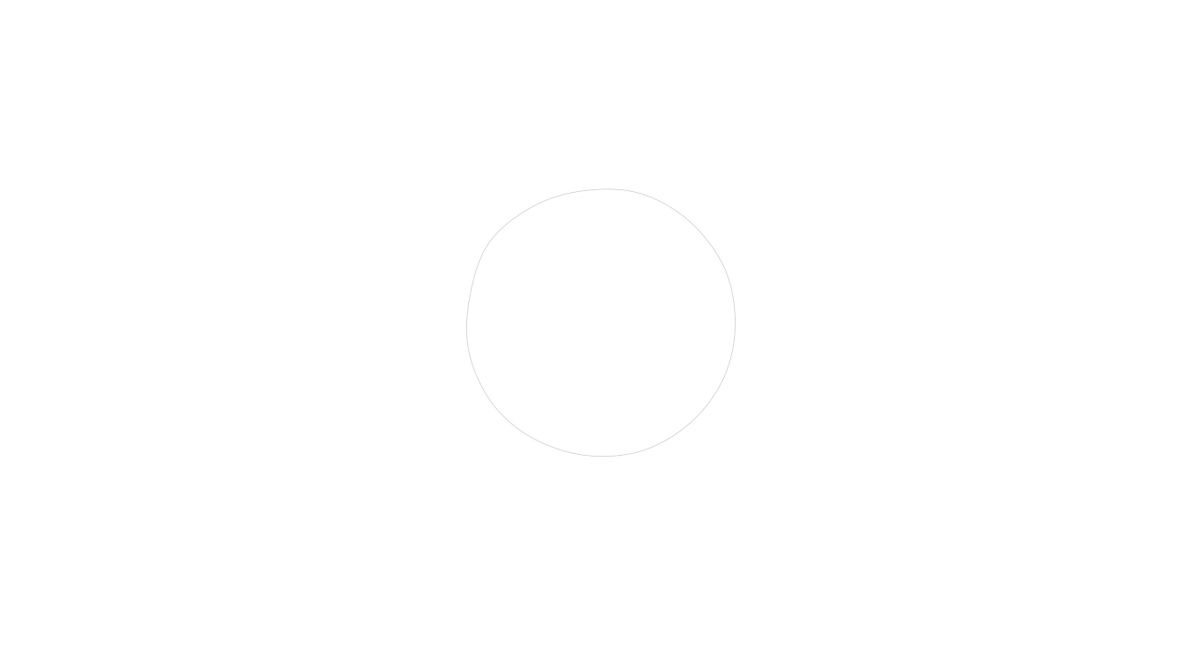
Frame 1 (no input)
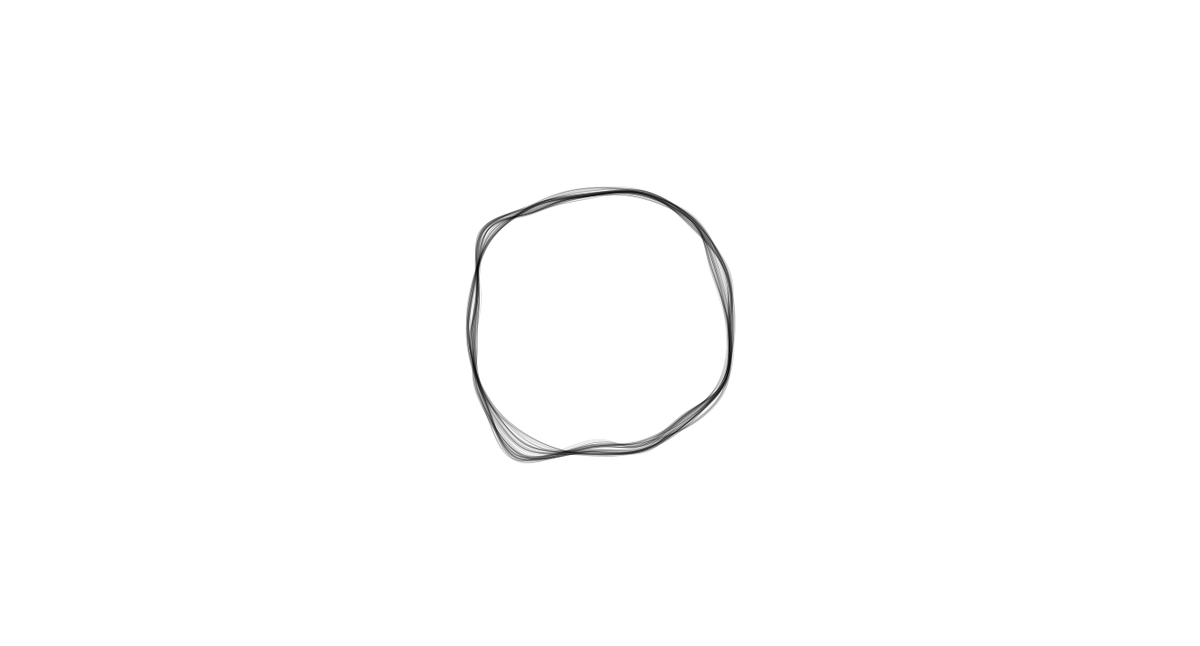
Frame 60 (the mouse pressed at the canvas centre just before this capture)
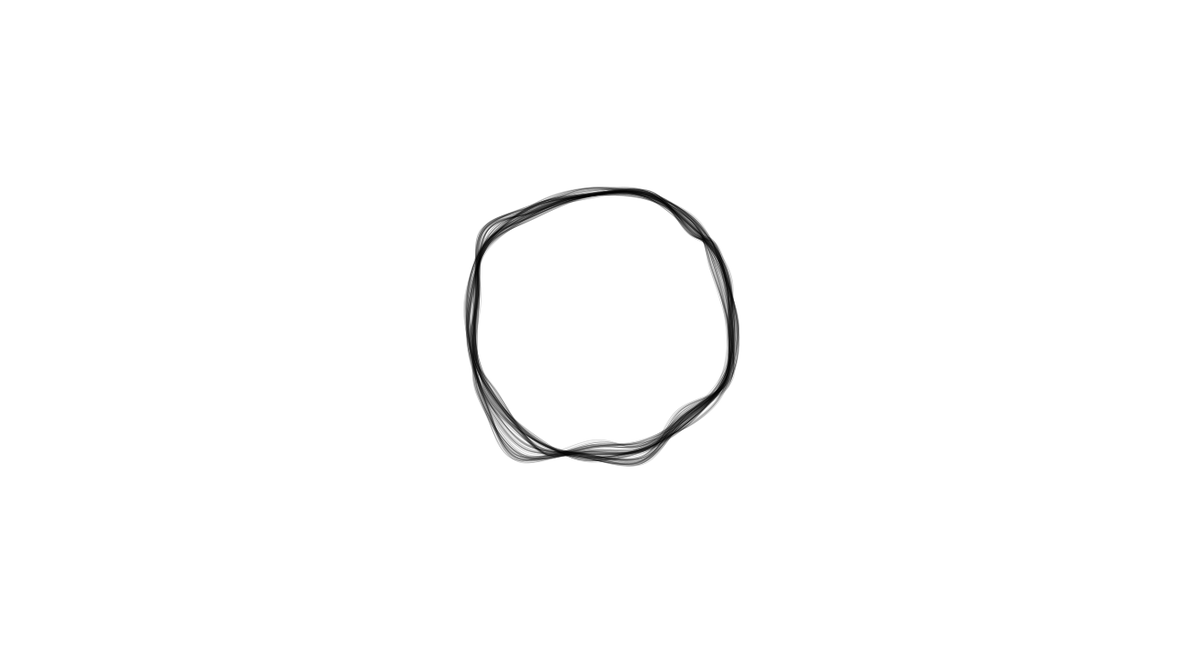
Frame 120 (the mouse held since frame 60 and released just before this capture)

The Processing sketch that drew these frames (run headless with seeded random() and noise(); from frame 60 on, the mouse is pressed at the canvas centre):

// Processing sketch: free_shape
// ── free_shape.pde
float centerX, centerY;
int formResolution = 15;

float initRadius = 150;
int stepSize = 2;

float[] x = new float[formResolution];
float[] y = new float[formResolution];

void setup() {
	//size(displayWidth, displayHeight);
	size(1336, 720);
	smooth();
	centerX = width/2;
	centerY = height/2;
	float angle = radians(360/float(formResolution));
	for(int i=0;i<formResolution;i++) {
		x[i] = cos(angle*i) * initRadius;
		y[i] = sin(angle*i) * initRadius;
	}
	// println(x);
	stroke(0, 50);
	background(255);
}

void draw() {
	strokeWeight(0.75);
	noFill();
	//latence vers la direction de la souris
	if (mouseX !=0 || mouseY != 0) {
		centerX += (mouseX-centerX) * 0.005;
		centerY += (mouseY-centerY) * 0.005;
	}

	for(int i=0;i<formResolution;i++){
		x[i] += random(-stepSize, stepSize);
		y[i] += random(-stepSize, stepSize);
		// ellipse(x[i], y[i], initRadius, initRadius);
	}

	beginShape();

	curveVertex(x[formResolution-1]+centerX, y[formResolution-1]+centerY);

	for(int v=0;v<formResolution;v++) {
		curveVertex(x[v]+centerX, y[v]+centerY);

	}
	curveVertex(x[0]+centerX, y[0]+centerY);
	curveVertex(x[1]+centerX, y[1]+centerY);
	endShape();
	//println(centerX);
}

void mousePressed() {
	centerX = mouseX;
	centerY = mouseY;
	float angle = radians(360/float(formResolution));
	for(int i=0;i<formResolution;i++) {
		x[i] = cos(angle*i) * initRadius;
		y[i] = sin(angle*i) * initRadius;
	}
}

void keyReleased() {
	if(key == BACKSPACE) background(255);
}
